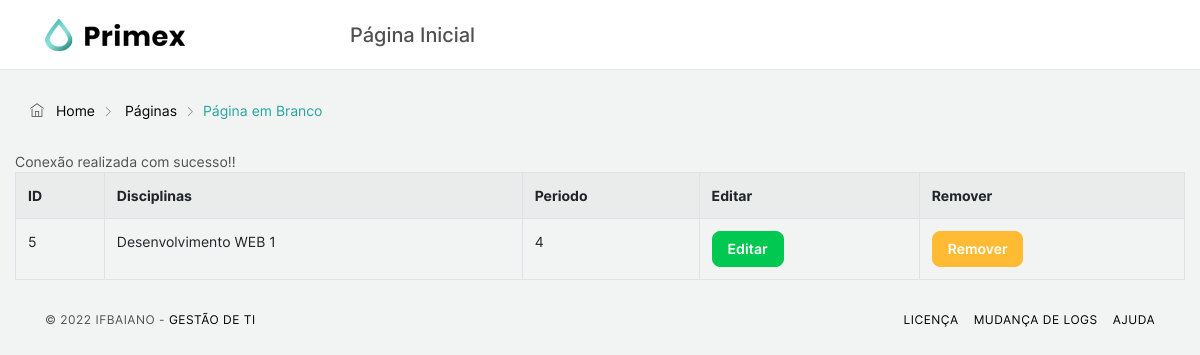
Screenshot of /page.php?page=listar_disciplinas (signed in) with the database file from the repository.
### tables this page shows
CREATE TABLE `disciplinas` (
  `id` int NOT NULL AUTO_INCREMENT,
  `disciplina` varchar(45) DEFAULT NULL,
  `periodo` varchar(45) DEFAULT NULL,
  PRIMARY KEY (`id`)
);

### pages/listar_disciplinas.php (the view, shortened to what this page needs)
<?php
    include("./includes/conn.php");
?>
<table id="cst_gti" class="table table-striped table-bordered">
    <tr>
        <td><strong>ID</strong></td>
        <td><strong>Disciplinas</strong></td>
        <td><strong>Periodo</strong></td>
        <td><strong>Editar</strong></td>
        <td><strong>Remover</strong></td>
    </tr>
    <?php
        $sql="SELECT * FROM disciplinas ;";
        $result = mysqli_query($conn, $sql);
        while ($row = mysqli_fetch_array($result)) {
        ?>
            <tr>
                <td><?php echo $row[0]; ?></td>
                <td><?php echo $row[1]; ?></td>
                <td><?php echo $row[2]; ?></td>
                <td>
                    <button class="btn btn-success">
                        <a class="text-white" href="pages/editar_disciplinas.php?id=<?php echo $row[0]; ?> ">Editar</a>
                    </button>
            </td>
                <td>
                    <button class="btn btn-warning ">
                        <a class="text-white" href="pages/deletar_curso.php?id=
                        <?php echo $row[0]; ?> " onclick="return confirm
                        ('Tem certeza que deseja deletar esse registro?');">Remover</a>
                    </button>
                </td>
            </tr>
        <?php
        }
    ?>
</table>

### rows the page displays
disciplinas: id "5", disciplina "Desenvolvimento WEB 1", periodo "4"
